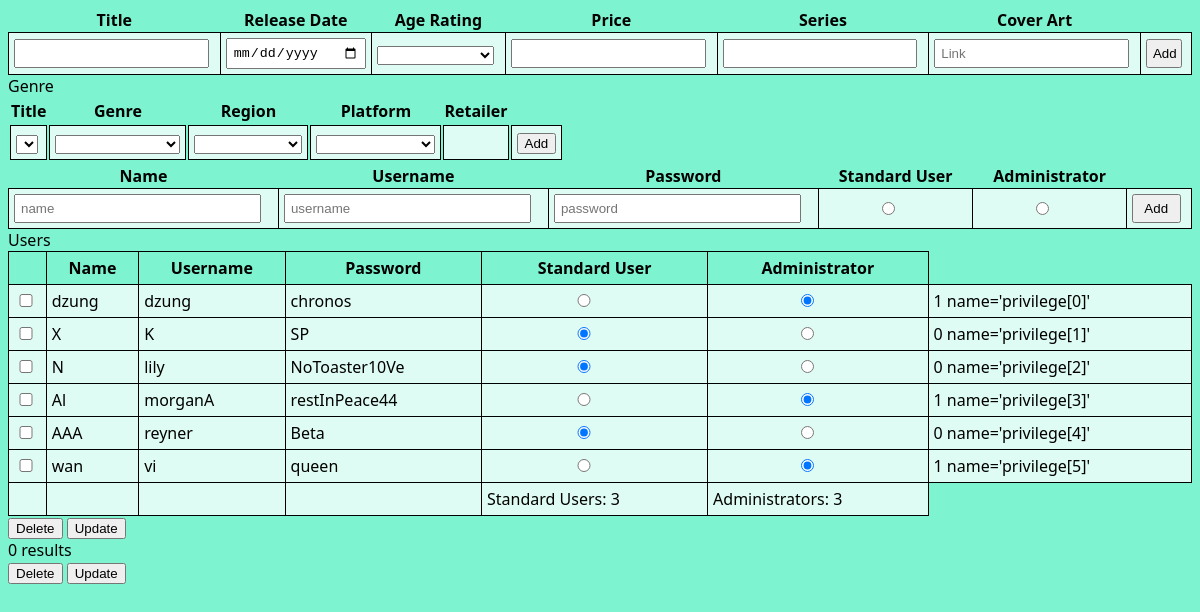
/www/admin.php, run on the app's committed database.
### tables this page shows
CREATE TABLE user (
name VARCHAR(20) NOT NULL,
username VARCHAR(20),
password VARCHAR(30) NOT NULL,
privilege INT default 0,
PRIMARY KEY (username)
);

### www/adminFunction.php (called while the page is built, shortened)
<?php
function countStandardUser(){
    $conn = db_connect();
    $sql = "SELECT COUNT(*)
    FROM user WHERE user.privilege = 0";
    $result = mysqli_query($conn,$sql);
    $count = mysqli_fetch_row($result);
    return $count[0];
}
function countAdminUser(){
    $conn = db_connect();
    $sql = "SELECT COUNT(*)
    FROM user WHERE user.privilege = 1";
    $result = mysqli_query($conn,$sql);
    $count = mysqli_fetch_row($result);
    return $count[0];
}
?>

### www/admin.php (the view, shortened to what this page needs)
<!DOCTYPE HTML>
<?php
include_once('adminFunction.php');
?>
<html>
<head>
<link href="index.css" rel="stylesheet"  type="text/css">
</head>
<body>
<table id="addVideoGameTable" class="fit-width padding-table">
<form id="insertVideoGameRow" action="videogame.php" method="post">
        <tr>
 <th> Title </th>
 <th> Release Date </th>
 <th> Age Rating </th>
 <th> Price </th>
 <th> Series </th>
 <th> Cover Art </th>
 <th></th>
 </tr>
 <td>   <input type="text" name="title"/> </td>
 <td> <input type="date" name="date"> </td>
 <td> <select id="gameAgeRating" name="rating">
			<option value="NULL"> </option>
            <option value="Everyone"> Everyone </option>
</select> </td>
<td> <input type="number" name="price" step="0.01"> </td>
<td> <input type="text" name="series"/> </td>
<td> <input type="text" name="linkToCoverArt" placeholder="Link"/></td>
<td> <input type="submit" value ="Add" name="addVideoGameButton"/> </td>
<table>
    <th> Title </th>
    <th> Genre </th>
    <th> Region </th>
    <th> Platform </th>
   <th> Retailer </th>
<tr>
    <td>
        <select name='videoGameTitle'>
            <option value='NULL'> </option>
        </select>
</td>
 <td> <select id="genre" name="genre">
			<option value="NULL"> </option>
            <option value="Action"> Action </option>
</select> </td>
<td>
<select id="Region" name="region">
			<option value="NULL"> </option>
            <option value="AU"> Australasia </option>
</select> </td>
<td>
<select id="Platform" name="platform">
			<option value="NULL"> </option>
            <option value="3DS"> 3DS </option>
</select>
</td>
<td> </td>
<td> <input type="submit" value ="Add" name="addVideoGameInfoButton"/> </td>
    </table>
</form>
</table>
<table class="fit-width padding-table modifyTable">
<tr>
<th> Name </th>
 <th> Username </th>
 <th> Password </th>
 <th> Standard User </th>
  <th> Administrator </th>
 </tr>
<form id ="insertUserRow" action="adminFunction.php" method="post">
<td> <input type="text" name="name" placeholder="name"/> </td>
<td> <input type="text" name="username" placeholder="username"/> </td>
<td> <input type="password" name="password" placeholder="password"/> </td>
<td> <input type="radio" id="standardPrivilegeBox" name="adminCheck" value="0"/> </td>
<td> <input type="radio" id="adminPrivilegeBox" name="adminCheck" value="1"/> </td>
<td> <input type="submit" value ="Add" name="adminRegisterButton"/> </td>
</form>
</table>
<form action = "adminFunction.php" method="post">
<table class="fit-width" id='userTable'>
<?php
 $conn = db_connect();
$sql = "SELECT * FROM user";
$result = mysqli_query($conn,$sql);
if($result -> num_rows > 0)
{
 echo "Users <br>";
 echo "
 <tr>
 <th></th>
 <th> Name </th>
 <th> Username </th>
 <th> Password </th>
 <th> Standard User </th>
 <th> Administrator </th>
 </tr>";
 $count = 0;
 $totalStandardUser = countStandardUser();
 $totalAdminUser = countAdminUser();
while ($row = $result -> fetch_assoc())
{
     $userName = $row["username"];
     $privilegeTemp = $row["privilege"];
    echo "<tr class='tableRow'>";
     echo "<td> <input class='checkBox' type= 'checkbox' name='check[]' value='" . $userName . "'> </td>";
     echo "<td>". $row["name"] ."</td>";
     echo "<td> <input name='username[]' type='hidden' value='" . $userName . "'>". $userName ."</input> </td>";
     echo "<td>". $row["password"] ."</td>";
     echo "<td> <input type='radio' id='standardPrivilegeBox' name='privilege[".$count."]' value='0'";
     if($privilegeTemp=='0') echo "checked='checked'";
     echo "/> </td> <td> <input type='radio' id='adminPrivilegeBox' name='privilege[".$count."]' value='1'";
     if($privilegeTemp=='1') echo "checked='checked'";
     echo "/> </td>";
     echo "<td>". $privilegeTemp . " name='privilege[".$count."]' </td>";
     echo "</tr>";
    $count+=1;
}
     echo "<td></td> <td></td> <td></td> <td></td>";
     echo "<td> Standard Users: " . $totalStandardUser . "</td> <td> Administrators: " . $totalAdminUser . " </td>";
}
?>
</table>
<input type="submit" value ="Delete" name="deleteUserButton" id='deleteButton'/>
<input type='submit' value='Update' name="adminUpdateUserButton" />
</form>
<form action="videogame.php" method="post">
<input type='submit' value='Delete' name='deleteVideoGameButton' id='deleteButton'/>
<input type='submit' value='Update' name='updateVideoGameButton' id='deleteButton'/>
</form>
<br>
</body>
</html>

### www/index.css (style rules this page uses)
body { background-color: rgb(125, 243, 208); font-family: 'Segoe UI', Tahoma, Geneva, Verdana, sans-serif; }
.fit-width { width:100%; border: 0; border-collapse:collapse; }
.fit-width input { display: inline-block; margin-left: 5px; width:90%; margin-left: auto; margin-right: auto; }
#gameAgeRating { width:95%; }
.padding-table { padding: 5px; }
.padding-table input { padding: 5px; }
.modifyTable input,select { display: table-cell; }
#userTable { border-collapse:collapse; }
#videoGameTable th,td { padding: 5px; border: 1px solid lightgray; border-color:black; background-color: rgba(255, 255, 255, 0.75); }
#userTable th,td { padding: 5px; border: 1px solid lightgray; border-color:black; }

### data on the page
user: name "dzung", username "dzung", password "chronos", privilege "☑", privilege "1"
user: name "X", username "K", password "SP", privilege "☑", privilege "0"
user: name "N", username "lily", password "NoToaster10Ve", privilege "☑", privilege "0"
user: name "Al", username "morganA", password "restInPeace44", privilege "☑", privilege "1"
user: name "AAA", username "reyner", password "Beta", privilege "☑", privilege "0"
user: name "wan", username "vi", password "queen", privilege "☑", privilege "1"

### other printed values
$totalStandardUser "3"
$totalAdminUser "3"
